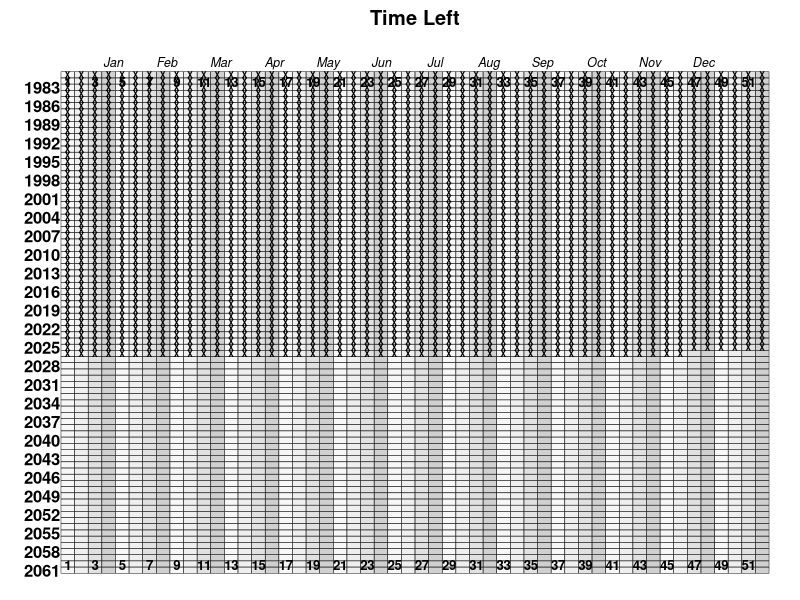

Here is the R script that generated this plot:

cols <- hcl.colors(4, alpha = 0.25, palette = 'Light Grays', rev = TRUE)

g <- expand.grid(year = 1981:(1981+80), week = 1:52)


this.year <- as.numeric(format(Sys.time(), "%Y"))
this.week <- as.numeric(format(Sys.time(), "%W"))

pdf(file = 'e:/temp/time-left.pdf', width = 11, height = 8.5, pointsize = 8)

par(mar = c(0.5, 2, 2.75, 0.5), las = 1)

plot(x = g$week, y = g$year, axes = FALSE, xlab = '', ylab = '', type = 'n', ylim = rev(range(g$year)), pch = 16, cex = 0.5)

wx <- 0.5
wy <- 0.5

g$col <- g$week %% 4
g$col[g$col == 0] <- 4

g$gone <- FALSE
g$gone[g$year <= this.year] <- TRUE
g$gone[g$year == this.year & g$week > this.week] <- FALSE

## TODO: convert to segments to avoid aliasing by over-printed rectangles
rect(xleft = g$week - wx, xright = g$week + wx, ytop = g$year + wy, ybottom = g$year - wy, col = cols[g$col], lwd = 0.5, border = grey(0.125))

text(x = g$week[g$gone], y = g$year[g$gone], labels = 'X', font = 2, cex = 0.5, col = 'black')

axis(side = 2, at = g$year, tick = FALSE, line = -2, cex.axis = 1, font = 2)
axis(side = 3, at = g$week, tick = FALSE, line = -2.8, cex.axis = 0.8, font = 2)
axis(side = 1, at = g$week, tick = FALSE, line = -2.8, cex.axis = 0.8, font = 2)

m <- seq(from = (52 / 12), to = 52 - (52 / 12), length.out = 12)
axis(side = 3, at = m, tick = FALSE, line = -1.8, cex.axis = 0.75, font = 3, labels = c('Jan', 'Feb', 'Mar', 'Apr', 'May', 'Jun', 'Jul', 'Aug', 'Sep', 'Oct', 'Nov', 'Dec'))

title('Time Left', line = 1.5)

dev.off()
